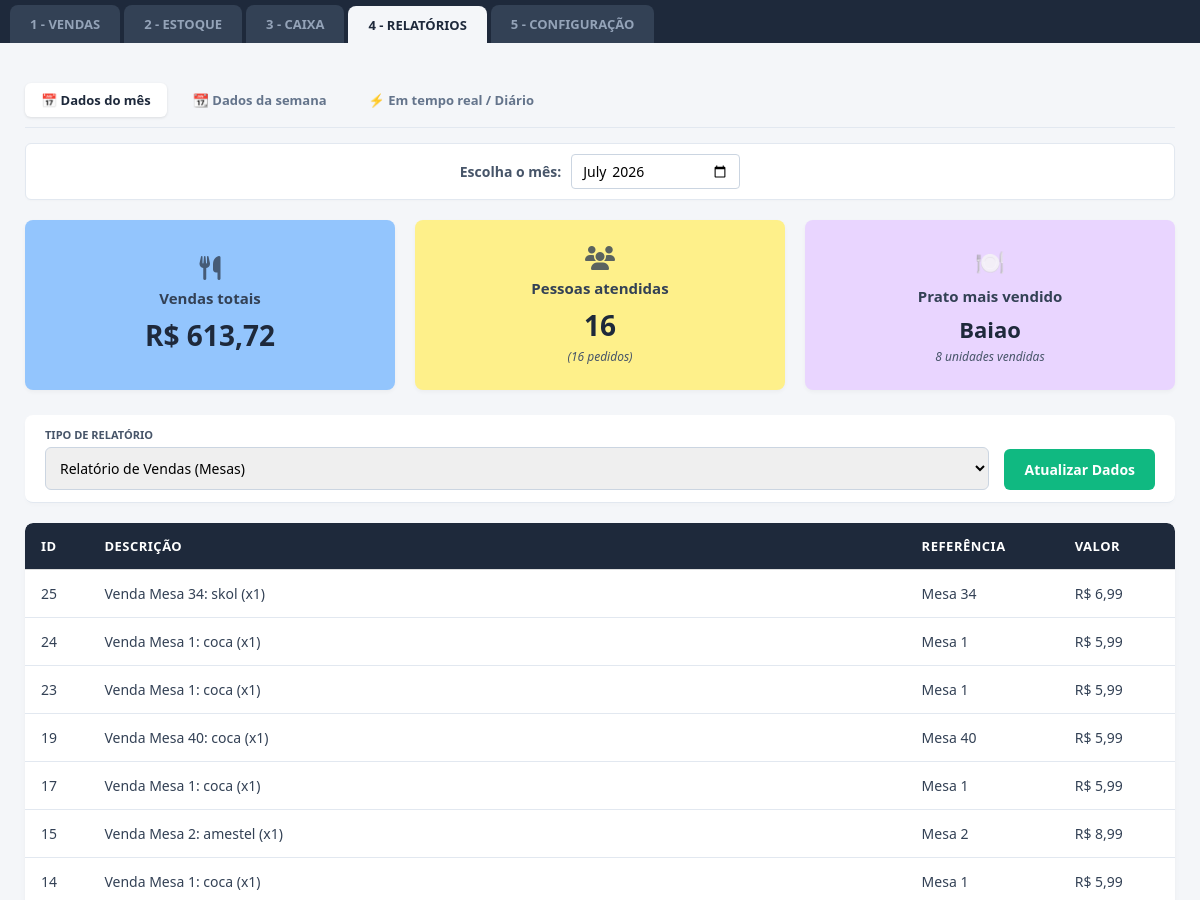
Before: /relatorios?filtro=mes (upper part) with the older database file.
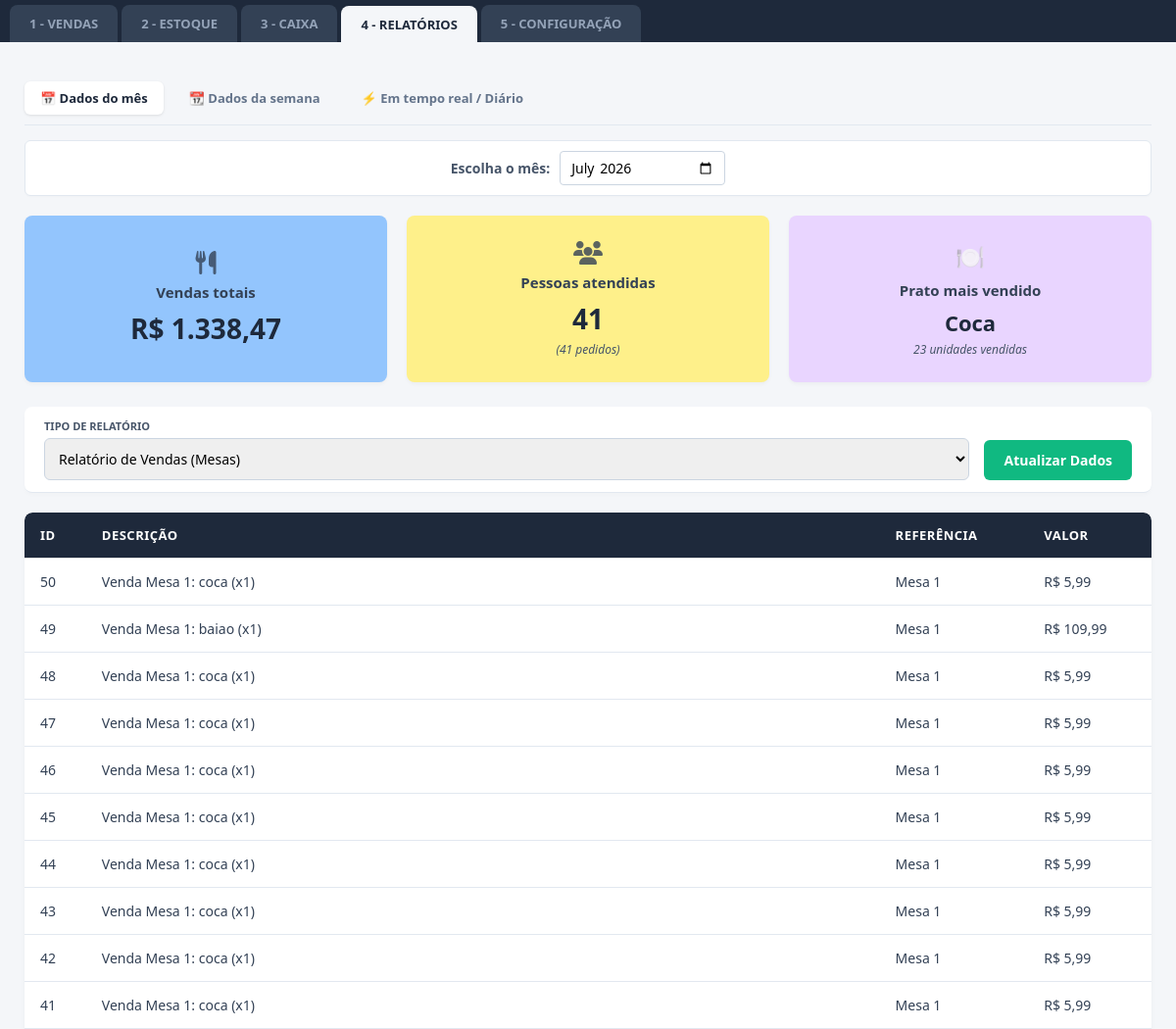
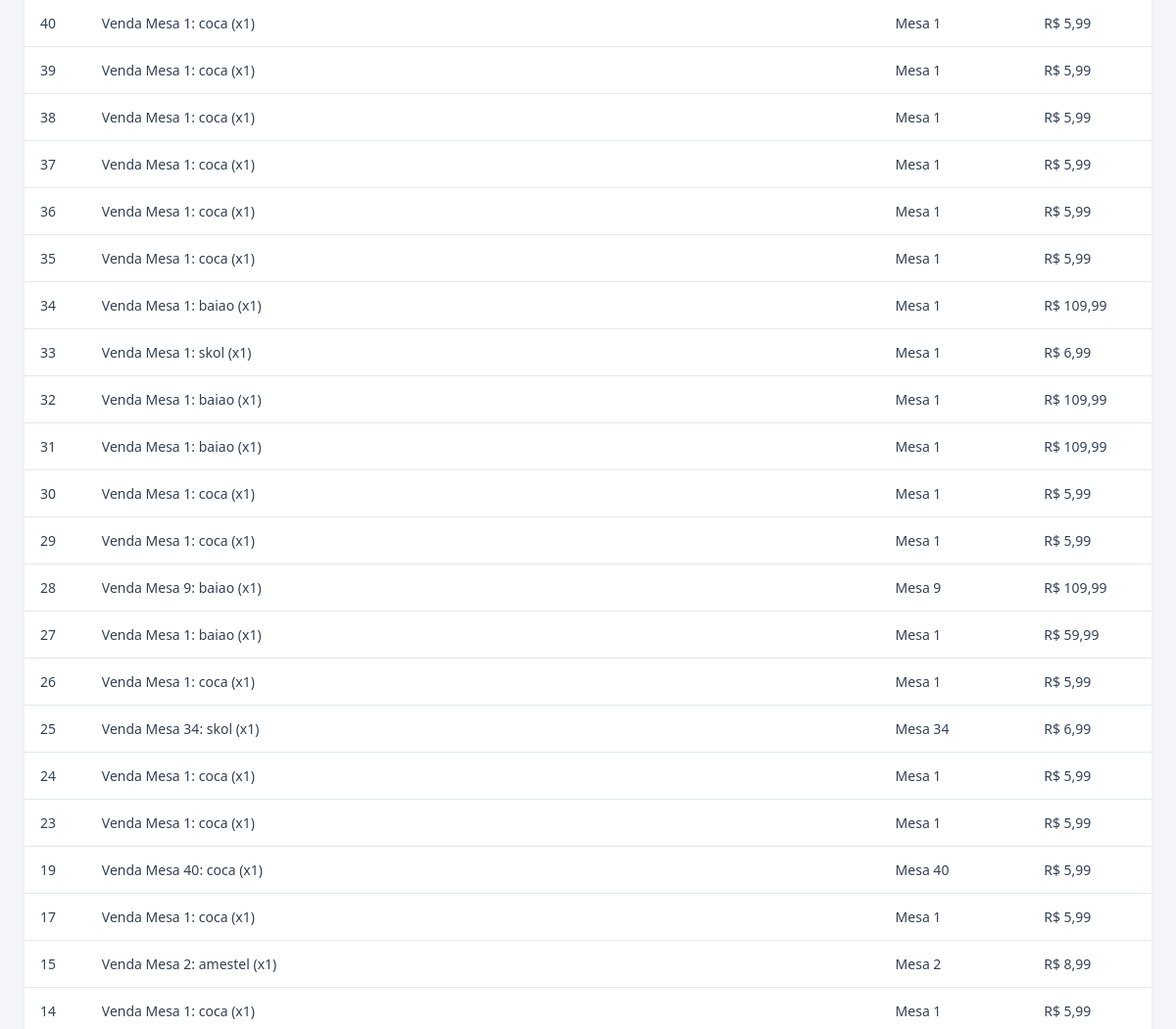
After: the same page with the newer database file (2 pictures, top to bottom).
### tables this page shows
CREATE TABLE financeiro (
            id INTEGER PRIMARY KEY AUTOINCREMENT,
            descricao TEXT,
            valor REAL,
            tipo TEXT,
            data TEXT
        );

### app.py (the view, shortened to what this page needs)
@app.route('/relatorios')
def relatorios():
    filtro_tipo = request.args.get('filtro', 'dia')
    data_atual_padrao = datetime.now().strftime('%Y-%m-%d')
    mes_atual_padrao = datetime.now().strftime('%Y-%m')
    semana_atual_padrao = datetime.now().strftime('%G-W%V')
    data_selecionada = request.args.get('data_escolhida', data_atual_padrao)
    mes_selecionado = request.args.get('mes_ano', mes_atual_padrao)
    semana_selecionada = request.args.get('semana_escolhida', semana_atual_padrao)
    conexao = sqlite3.connect("restaurante.db")
    cursor = conexao.cursor()
    if filtro_tipo == 'mes':
        termo_busca = f"{mes_selecionado}%"
        cursor.execute("SELECT id, descricao, tipo, valor FROM financeiro WHERE tipo = 'Receita' AND data LIKE ? ORDER BY id DESC", (termo_busca,))
    else: # dia
        termo_busca = f"{data_selecionada}%"
        cursor.execute("SELECT id, descricao, tipo, valor FROM financeiro WHERE tipo = 'Receita' AND data LIKE ? ORDER BY id DESC", (termo_busca,))
    dados = cursor.fetchall()
    conexao.close()
    resultados = []
    soma_total = 0.0
    contagem_pratos = {}
    for item in dados:
        id_item, desc, tipo, val = item
        soma_total += val
        if "Balcão" in desc:
            referencia_venda = "Balcão"
        elif "Mesa" in desc:
            referencia_venda = desc.split(':')[0].replace("Venda ", "")
        else:
            referencia_venda = "Outros"
        resultados.append({
            "id": id_item,
            "descricao": desc,
            "referencia": referencia_venda,
            "valor": f"R$ {val:,.2f}".replace(",", "X").replace(".", ",").replace("X", ".")
        })
        match = re.search(r':\s*(.+?)\s*\(x(\d+)\)', desc)
        if match:
            nome_produto = match.group(1).strip().capitalize()
            quantidade = int(match.group(2))
            contagem_pratos[nome_produto] = contagem_pratos.get(nome_produto, 0) + quantidade
    total_pedidos = len(resultados)
    if contagem_pratos:
        prato_destaque_nome = max(contagem_pratos, key=contagem_pratos.get)
        prato_destaque_qtd = contagem_pratos[prato_destaque_nome]
    else:
        prato_destaque_nome = "Sem vendas"
        prato_destaque_qtd = 0
    vendas_formatadas = f"R$ {soma_total:,.2f}".replace(",", "X").replace(".", ",").replace("X", ".")
    return render_template(
        'relatorios.html',
        vendas_totais=vendas_formatadas,
        total_pessoas=total_pedidos,
        total_pedidos=total_pedidos,
        prato_destaque_nome=prato_destaque_nome,
        prato_destaque_qtd=prato_destaque_qtd,
        resultados=resultados,
        filtro_atual=filtro_tipo,
        mes_selecionado=mes_selecionado,
        data_selecionada=data_selecionada,
        semana_selecionada=semana_selecionada # Retornando a variável nova pro HTML
    )

### templates/relatorios.html (shortened to what the changed rows need)
<!DOCTYPE html>
<html lang="pt-BR">
<head>
    <link rel="stylesheet" href="{{ url_for('static', filename='style.css') }}">
    <link rel="stylesheet" href="https://cdnjs.cloudflare.com/ajax/libs/font-awesome/6.4.0/css/all.min.css">
</head>
<body>
    <div class="container-principal">
        <div class="dashboard-cards">
            <div class="card-metrica card-azul">
                <i class="fa-solid fa-utensils icone-card"></i>
                <span class="titulo-card">Vendas totais</span>
                <span class="valor-card">{{ vendas_totais }}</span>
            </div>
            <div class="card-metrica card-amarelo">
                <i class="fa-solid fa-users icone-card"></i>
                <span class="titulo-card">Pessoas atendidas</span>
                <span class="valor-card">{{ total_pessoas }}</span>
                <span class="sub-valor">({{ total_pedidos }} pedidos)</span>
            </div>
            <div class="card-metrica card-roxo">
                <div class="icone-card">🍽️</div>
                <div class="titulo-card">Prato mais vendido</div>
                <div class="valor-card" style="font-size: 22px;">{{ prato_destaque_nome }}</div>
                <div class="sub-valor">{{ prato_destaque_qtd }} unidades vendidas</div>
            </div>
        </div>
        <div style="background: white; border-radius: 8px; overflow: hidden; margin-top: 20px; box-shadow: 0 4px 6px -1px rgba(0, 0, 0, 0.05);">
            <table>
                <thead>
                    <tr>
                        <th>ID</th>
                        <th>Descrição</th>
                        <th>Referência</th>
                        <th>Valor</th>
                    </tr>
                </thead>
                <tbody>
                    {% if resultados %}
                        {% for item in resultados %}
                        <tr>
                            <td>{{ item.id }}</td>
                            <td>{{ item.descricao }}</td>
                            <td>{{ item.referencia }}</td>
                            <td>{{ item.valor }}</td>
                        </tr>
                        {% endfor %}
                    {% else %}
                        <tr>
                            <td colspan="4" style="text-align: center; color: #64748b; padding: 25px;">Nenhuma venda registrada neste período.</td>
                        </tr>
                    {% endif %}
                </tbody>
            </table>
        </div>
    </div>
</body>
</html>

Changed rows visible on the page:
added financeiro: id "50", descricao "Venda Mesa 1: coca (x1)", referencia "Mesa 1", valor "R$ 5,99"
added financeiro: id "49", descricao "Venda Mesa 1: baiao (x1)", referencia "Mesa 1", valor "R$ 109,99"
added financeiro: id "48", descricao "Venda Mesa 1: coca (x1)", referencia "Mesa 1", valor "R$ 5,99"
added financeiro: id "47", descricao "Venda Mesa 1: coca (x1)", referencia "Mesa 1", valor "R$ 5,99"
added financeiro: id "46", descricao "Venda Mesa 1: coca (x1)", referencia "Mesa 1", valor "R$ 5,99"
added financeiro: id "45", descricao "Venda Mesa 1: coca (x1)", referencia "Mesa 1", valor "R$ 5,99"
added financeiro: id "44", descricao "Venda Mesa 1: coca (x1)", referencia "Mesa 1", valor "R$ 5,99"
added financeiro: id "43", descricao "Venda Mesa 1: coca (x1)", referencia "Mesa 1", valor "R$ 5,99"
added financeiro: id "42", descricao "Venda Mesa 1: coca (x1)", referencia "Mesa 1", valor "R$ 5,99"
added financeiro: id "41", descricao "Venda Mesa 1: coca (x1)", referencia "Mesa 1", valor "R$ 5,99"
added financeiro: id "40", descricao "Venda Mesa 1: coca (x1)", referencia "Mesa 1", valor "R$ 5,99"
added financeiro: id "39", descricao "Venda Mesa 1: coca (x1)", referencia "Mesa 1", valor "R$ 5,99"
added financeiro: id "38", descricao "Venda Mesa 1: coca (x1)", referencia "Mesa 1", valor "R$ 5,99"
added financeiro: id "37", descricao "Venda Mesa 1: coca (x1)", referencia "Mesa 1", valor "R$ 5,99"
added financeiro: id "36", descricao "Venda Mesa 1: coca (x1)", referencia "Mesa 1", valor "R$ 5,99"
added financeiro: id "35", descricao "Venda Mesa 1: coca (x1)", referencia "Mesa 1", valor "R$ 5,99"
added financeiro: id "34", descricao "Venda Mesa 1: baiao (x1)", referencia "Mesa 1", valor "R$ 109,99"
added financeiro: id "33", descricao "Venda Mesa 1: skol (x1)", referencia "Mesa 1", valor "R$ 6,99"
added financeiro: id "32", descricao "Venda Mesa 1: baiao (x1)", referencia "Mesa 1", valor "R$ 109,99"
added financeiro: id "31", descricao "Venda Mesa 1: baiao (x1)", referencia "Mesa 1", valor "R$ 109,99"
added financeiro: id "30", descricao "Venda Mesa 1: coca (x1)", referencia "Mesa 1", valor "R$ 5,99"
added financeiro: id "29", descricao "Venda Mesa 1: coca (x1)", referencia "Mesa 1", valor "R$ 5,99"
added financeiro: id "28", descricao "Venda Mesa 9: baiao (x1)", referencia "Mesa 9", valor "R$ 109,99"
added financeiro: id "27", descricao "Venda Mesa 1: baiao (x1)", referencia "Mesa 1", valor "R$ 59,99"
added financeiro: id "26", descricao "Venda Mesa 1: coca (x1)", referencia "Mesa 1", valor "R$ 5,99"
Other visible differences:
{{ vendas_totais }}: "R$ 613,72" → "R$ 1.338,47"
{{ total_pessoas }}: "16" → "41"
{{ total_pedidos }}: "16" → "41"
{{ prato_destaque_nome }}: "Baiao" → "Coca"
{{ prato_destaque_qtd }}: "8" → "23"
